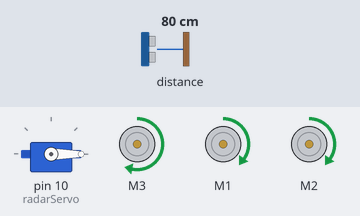
This sketch was run on a simulated Arduino Uno, built with avr-gcc and run on an emulated ATmega328P. Shown: servo, 3 × DC motor (green arrow = forward, orange = backward, longer = faster). The test bench sets the inputs (shaded band); at power-on: distance to the obstacle 80 cm.

Above: at 1.27 s.
1.3 s: distance to the obstacle set to 120 cm
At 1.41 s:
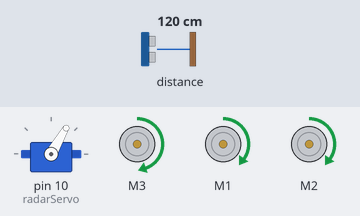
At 2.41 s:
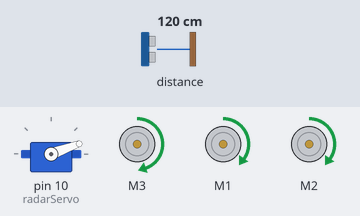
4.3 s: distance to the obstacle set to 2 cm
At 5.42 s:
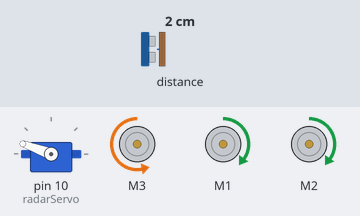
Timing chart, 0 to 13.3 s (numbered marks = the images above; inputs shaded):
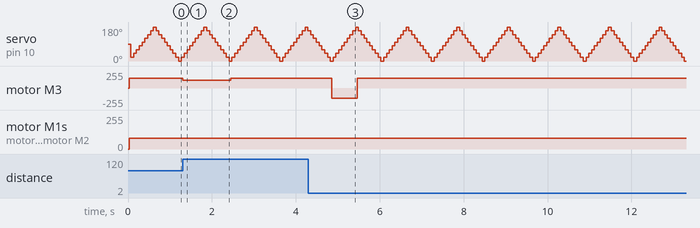

Measured:
- after the input at 1.3 s, motor M3: forward 150/255 → forward 117/255 at once, → forward 150/255 1.1 s later
- after the input at 4.3 s, motor M3: forward 150/255 → backward 150/255 after 0.56 s, → forward 150/255 0.60 s later
- by itself, servo on pin 10 (radarServo): repeats every 1.2 s: 120° 0.07 s, 100° 0.07 s, 80° 0.07 s, 60° 0.07 s, 40° 0.07 s, 20° 0.07 s, 0° 0.07 s, 20° 0.07 s, 40° 0.07 s, 60° 0.07 s, 80° 0.07 s, 100° 0.07 s, 120° 0.07 s, 140° 0.07 s, 160° 0.07 s, 180° 0.07 s, 160° 0.07 s, 140° 0.07 s

The sketch:

rc_autonomous.ino
```cpp
#include <Wire.h>
#include <Adafruit_MotorShield.h>
#include "utility/Adafruit_MS_PWMServoDriver.h"
#include <Servo.h>
#include <VL53L0X.h>

VL53L0X frontSensor;

// Create the motor shield object with the default I2C address
Adafruit_MotorShield AFMS = Adafruit_MotorShield();

// Select which 'port' M1, M2, M3 or M4.
Adafruit_DCMotor *frontMotor = AFMS.getMotor(1);
Adafruit_DCMotor *rearMotor = AFMS.getMotor(2);
Adafruit_DCMotor *steeringMotor = AFMS.getMotor(3);

//---------- Setup the servo ----------------
Servo radarServo;

int angle = 0;    // variable to store the servo position
int delta = 20;   // new increment for the servo adjustment, move by this value
//-------------------------------------------

const int distanceArrayMaxSize = 180 / 20 + 1;  // 180 degrees divided by delta + 0th position
int dArray[distanceArrayMaxSize];               // array of distances, indexed by angles
unsigned long previousMillis = 0;               // will store last time the servo was moved
const long interval = 50;                       // interval in milliseconds at which to reposition the servo

void setup() {

  radarServo.attach(10);                        //pin 10
  Serial.begin(9600);                           // set up Serial library at 9600 bps

  Wire.begin();


  //--------Laser ToF section-------------
  frontSensor.init();
  frontSensor.setTimeout(500);
  frontSensor.startContinuous();
  //--------Laser ToF section-------------

  AFMS.begin();  // create with the default frequency 1.6KHz

  //init the array to all 0s
  for (int i = 0; i < distanceArrayMaxSize; i++) {
    dArray[i] = 0;
  }

}

void loop() {
  int index;

  int speed;
  int turn = 0;

  int distance = frontSensor.readRangeContinuousMillimeters();

  //tiny bit of optimization, force 180 degrees into {delta} array slots.
  //180 / {delta} is how many samples we take.
  //Because delta can be negative, we need abs() to avoid negative indices
  index = angle / abs(delta);

  dArray[index] = distance;

  int optimalAngle = calcBestAngle();


  //what as the servo's position when this new reading happened? Map it to the steering value.
  //NOTE: the servo is upside down, the values are reversed!
  //IOW, it goes from 180 on the left to 0 on the right.
  if (optimalAngle < 90) { //should we turn right?
    steeringMotor->run(FORWARD); //turn the wheels right. FORWARD=right
    turn = map(optimalAngle, 0, 90, 150, 0);
    steeringMotor->setSpeed(turn);
    //Serial.println("RIGHT TURN");
  } else {
    steeringMotor->run(BACKWARD); //turn the wheels left
    turn = map(optimalAngle, 90, 180, 0, 150);
    steeringMotor->setSpeed(turn);
    //Serial.println("LEFT TURN");
  }


  if (frontSensor.timeoutOccurred()) {
    Serial.print(" TIMEOUT");
  }

  //speed = map(distance, 10, 1100, 0, 80);
  speed = 80;
  goForward(speed);

  //backup if too close to an obstacle but only if within the narrow band
  //between 80 and 100 degrees
  while (distance < 100 && angle < 100 && angle > 80) {
    steeringMotor->run(BACKWARD);
    steeringMotor->setSpeed(130);
    Serial.println("Go backwards! ");
    goBackward();
    distance = frontSensor.readRangeContinuousMillimeters();
    Serial.print("angle: ");
    Serial.println(angle);
  }


  // check to see if it's time to move the servo; that is, if the
  // difference between the current time and last time we moved
  // the servo is bigger than the interval at which you want to
  // move the servo.
  unsigned long currentMillis = millis();

  if ((unsigned long)(currentMillis - previousMillis) >= interval) {

    // increment the servo angle by 'delta'
    // if delta is negative, angle will decrease.
    angle += delta;
    previousMillis = currentMillis;       // save the last time we moved
    radarServo.write(angle);              // tell servo to go to position 'angle'

    if ((angle == 0) || (angle == 180)) { //are we at extreme left or right?
      delta = -delta;                     // yes, reverse the delta
      //delay(5000);
    }

  }


}

void goForward(int fwdSpeed) {
  frontMotor->run(FORWARD);
  frontMotor->setSpeed(fwdSpeed);

  rearMotor->run(FORWARD);
  rearMotor->setSpeed(fwdSpeed);
}


void goBackward() {
  int bwdSpeed = 100;
  frontMotor->run(BACKWARD);
  frontMotor->setSpeed(bwdSpeed);

  rearMotor->run(BACKWARD);
  rearMotor->setSpeed(bwdSpeed);

  //  delay(1000);
}

void goStraight() {
  steeringMotor->setSpeed(0);
}


//best angle is defined as the servo position with the largest distance value
int calcBestAngle() {

  int bestAngle = 0;
  int maxDistance = 0;

  //let's go through all the values in the array..
  for (uint8_t i = 0; i < distanceArrayMaxSize; i++) {
    //..to see if the new value is greater than the max seen thus far
    if (dArray[i] > maxDistance) {
      //yes it is!, save bestAngle and reset maxDistance to the new largest value
      bestAngle = i;
      maxDistance = dArray[i];
    }

  }
  //need to multiply by the abs value of delta to restore the angle
  //if we don't, we're returning the array index
  return bestAngle * abs(delta);
}
```
